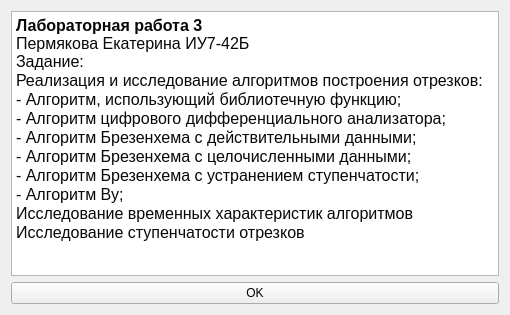
<?xml version="1.0" encoding="UTF-8"?>
<ui version="4.0">
 <class>Form</class>
 <widget class="QWidget" name="Form">
  <property name="geometry">
   <rect>
    <x>0</x>
    <y>0</y>
    <width>510</width>
    <height>315</height>
   </rect>
  </property>
  <property name="windowTitle">
   <string>Form</string>
  </property>
  <layout class="QVBoxLayout" name="verticalLayout">
   <item>
    <widget class="QTextEdit" name="textEdit">
     <property name="html">
      <string>&lt;!DOCTYPE HTML PUBLIC &quot;-//W3C//DTD HTML 4.0//EN&quot; &quot;http://www.w3.org/TR/REC-html40/strict.dtd&quot;&gt;
&lt;html&gt;&lt;head&gt;&lt;meta name=&quot;qrichtext&quot; content=&quot;1&quot; /&gt;&lt;style type=&quot;text/css&quot;&gt;
p, li { white-space: pre-wrap; }
&lt;/style&gt;&lt;/head&gt;&lt;body style=&quot; font-family:'MS Shell Dlg 2'; font-size:7.875pt; font-weight:400; font-style:normal;&quot;&gt;
&lt;p align=&quot;justify&quot; style=&quot; margin-top:0px; margin-bottom:0px; margin-left:0px; margin-right:0px; -qt-block-indent:0; text-indent:0px; background-color:#ffffff;&quot;&gt;&lt;span style=&quot; font-family:'JetBrains Mono','monospace'; font-size:12pt; font-weight:600; color:#080808; background-color:#ffffff;&quot;&gt;Лабораторная работа 3&lt;/span&gt;&lt;span style=&quot; font-family:'JetBrains Mono','monospace'; font-size:12pt; color:#080808;&quot;&gt;&lt;br /&gt;Пермякова Екатерина ИУ7-42Б&lt;br /&gt;Задание:&lt;/span&gt;&lt;/p&gt;
&lt;p align=&quot;justify&quot; style=&quot; margin-top:0px; margin-bottom:0px; margin-left:0px; margin-right:0px; -qt-block-indent:0; text-indent:0px; background-color:#ffffff;&quot;&gt;&lt;span style=&quot; font-family:'JetBrains Mono','monospace'; font-size:12pt; color:#080808;&quot;&gt;Реализация и исследование алгоритмов построения отрезков:&lt;/span&gt;&lt;/p&gt;
&lt;p align=&quot;justify&quot; style=&quot; margin-top:0px; margin-bottom:0px; margin-left:0px; margin-right:0px; -qt-block-indent:0; text-indent:0px; background-color:#ffffff;&quot;&gt;&lt;span style=&quot; font-family:'JetBrains Mono','monospace'; font-size:12pt; color:#080808;&quot;&gt;- Алгоритм, использующий библиотечную функцию;&lt;/span&gt;&lt;/p&gt;
&lt;p style=&quot; margin-top:0px; margin-bottom:0px; margin-left:0px; margin-right:0px; -qt-block-indent:0; text-indent:0px;&quot;&gt;&lt;span style=&quot; font-family:'JetBrains Mono','monospace'; font-size:12pt; color:#080808;&quot;&gt;- Алгоритм цифрового дифференциального анализатора;&lt;/span&gt;&lt;/p&gt;
&lt;p style=&quot; margin-top:0px; margin-bottom:0px; margin-left:0px; margin-right:0px; -qt-block-indent:0; text-indent:0px;&quot;&gt;&lt;span style=&quot; font-family:'JetBrains Mono','monospace'; font-size:12pt; color:#080808;&quot;&gt;- Алгоритм Брезенхема с действительными данными;&lt;/span&gt;&lt;/p&gt;
&lt;p style=&quot; margin-top:0px; margin-bottom:0px; margin-left:0px; margin-right:0px; -qt-block-indent:0; text-indent:0px;&quot;&gt;&lt;span style=&quot; font-family:'JetBrains Mono','monospace'; font-size:12pt; color:#080808;&quot;&gt;- Алгоритм Брезенхема с целочисленными данными;&lt;/span&gt;&lt;/p&gt;
&lt;p style=&quot; margin-top:0px; margin-bottom:0px; margin-left:0px; margin-right:0px; -qt-block-indent:0; text-indent:0px;&quot;&gt;&lt;span style=&quot; font-family:'JetBrains Mono','monospace'; font-size:12pt; color:#080808;&quot;&gt;- Алгоритм Брезенхема с устранением ступенчатости;&lt;/span&gt;&lt;/p&gt;
&lt;p style=&quot; margin-top:0px; margin-bottom:0px; margin-left:0px; margin-right:0px; -qt-block-indent:0; text-indent:0px;&quot;&gt;&lt;span style=&quot; font-family:'JetBrains Mono','monospace'; font-size:12pt; color:#080808;&quot;&gt;- Алгоритм Ву;&lt;/span&gt;&lt;/p&gt;
&lt;p style=&quot; margin-top:0px; margin-bottom:0px; margin-left:0px; margin-right:0px; -qt-block-indent:0; text-indent:0px;&quot;&gt;&lt;span style=&quot; font-family:'JetBrains Mono','monospace'; font-size:12pt; color:#080808;&quot;&gt;Исследование временных характеристик алгоритмов&lt;/span&gt;&lt;/p&gt;
&lt;p style=&quot; margin-top:0px; margin-bottom:0px; margin-left:0px; margin-right:0px; -qt-block-indent:0; text-indent:0px;&quot;&gt;&lt;span style=&quot; font-family:'JetBrains Mono','monospace'; font-size:12pt; color:#080808;&quot;&gt;Исследование ступенчатости отрезков&lt;br /&gt;&lt;/span&gt;&lt;/p&gt;&lt;/body&gt;&lt;/html&gt;</string>
     </property>
    </widget>
   </item>
   <item>
    <widget class="QPushButton" name="ok_pbtn">
     <property name="text">
      <string>OK</string>
     </property>
    </widget>
   </item>
  </layout>
 </widget>
 <resources/>
 <connections/>
</ui>
